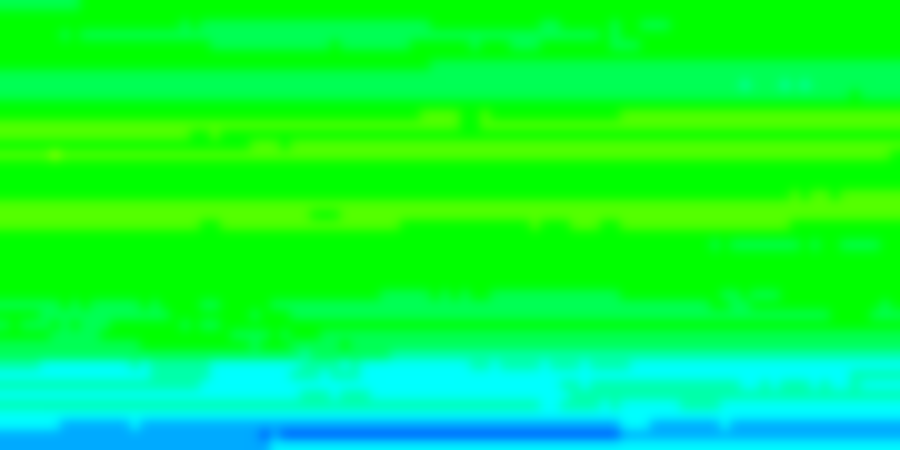
Frame 1 (no input)
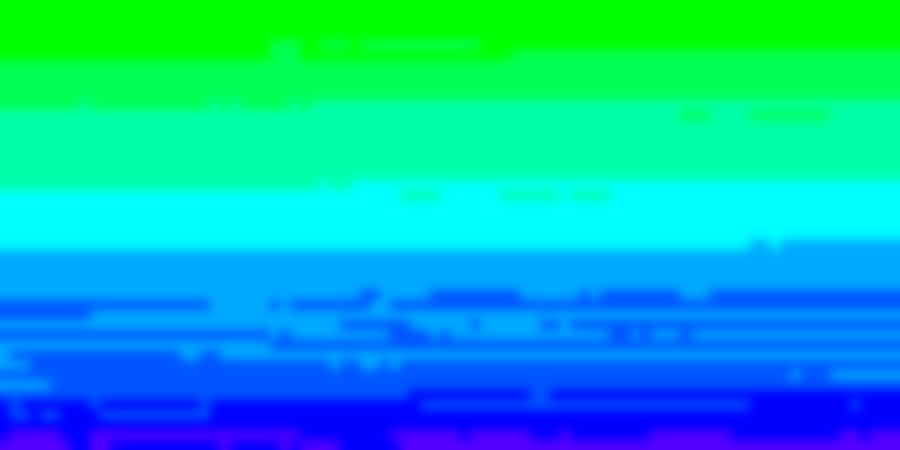
Frame 2 (the mouse pressed at the canvas centre, redrawn once)

The Processing sketch that drew these frames (run headless with seeded random() and noise(); the mouse was pressed at the canvas centre and the sketch redrawn once):

// Processing sketch: processing_10711
// ── processing_10711.pde

void setup () {
  size (900, 450);
  colorMode(HSB, 500); 
  noStroke();
  noLoop();
}



void draw () {
  float c = random(300);  
  float r = random(1,random(10));
  for (int i = 0; i < height; i = i + 10){
    for (int j = 0; j < width; j = j + 10){
      c = c + random (r*-1,r);
      fill (c,500,500);
      rect(j,i,10,105);
    }  
  }
  filter(POSTERIZE, 4);
  
  filter(BLUR,5);
  

}
